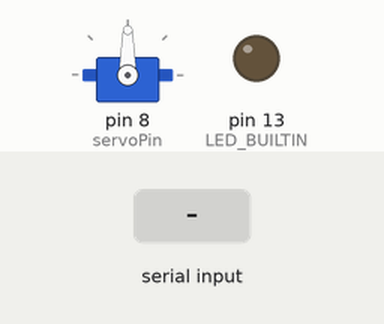
This sketch was run on a simulated Arduino Uno, built with avr-gcc and run on an emulated ATmega328P. On the bench: servo, output pins drawn as LEDs (lit = HIGH). Inputs (shaded band) come from the test bench.

Above: at 1.2 s.
1.3 s: "90,45\n" received over Serial
At 3.2 s:
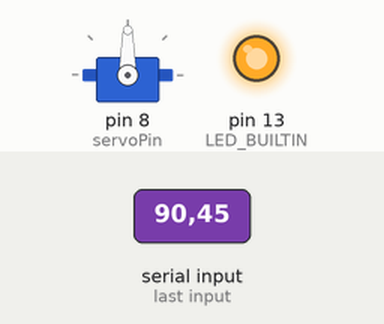
3.8 s: "30,150\n" received over Serial
At 5.1 s:
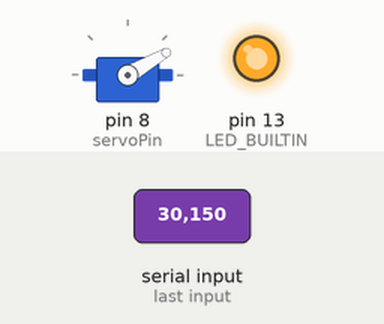
6.3 s: "5\n" received over Serial
At 8.2 s:
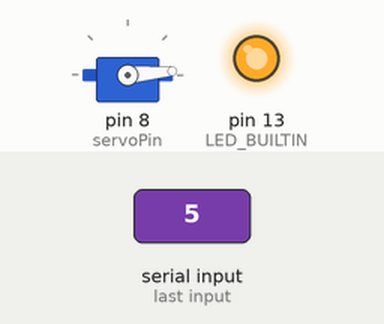
8.7 s: "200\n" received over Serial
At 10.0 s:
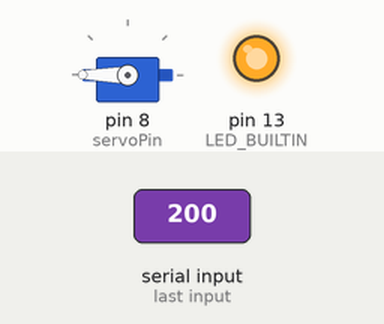
11.1 s: "90\n" received over Serial
At 13.1 s:
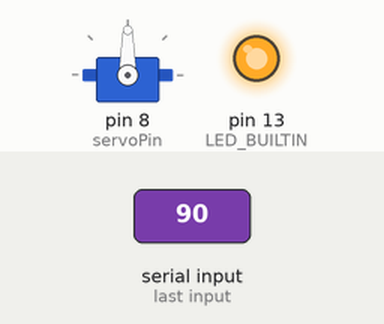
Timing chart, 0 to 14.5 s (numbered marks = the images above; inputs shaded):
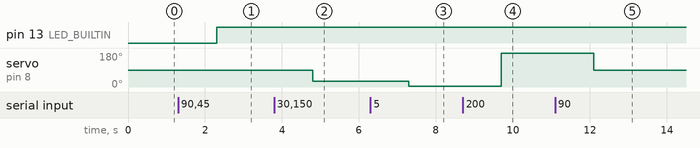

Measured:
- after the input at 1.3 s, pin 13 (LED_BUILTIN): LOW → HIGH after 1.0 s
- after the input at 3.8 s, servo on pin 8 (servoPin): 90° → 30° after 1.0 s
- after the input at 6.3 s, servo on pin 8 (servoPin): 30° → 5° after 1.0 s
- after the input at 8.7 s, servo on pin 8 (servoPin): 5° → 180° after 1.0 s
- after the input at 11.1 s, servo on pin 8 (servoPin): 180° → 90° after 1.0 s

The sketch:

serial_test_ard.ino
```cpp
#include <Servo.h>
int servoPin=8;
//int end_angle=180;
int reading=0;
Servo Servo1;

void setup() {
  Serial.begin(115200);
  Servo1.attach(servoPin);
  pinMode(LED_BUILTIN, OUTPUT);
}
void loop() {
   if (Serial.available())
    {
        //Servo1.write(0);
        //digitalWrite(LED_BUILTIN, LOW);
        //delay(2000);
        String a = Serial.readString();
        int end_angle = a.toInt();
        Servo1.write(end_angle);
        digitalWrite(LED_BUILTIN, HIGH);
        //delay(1000);
    }
}
```
